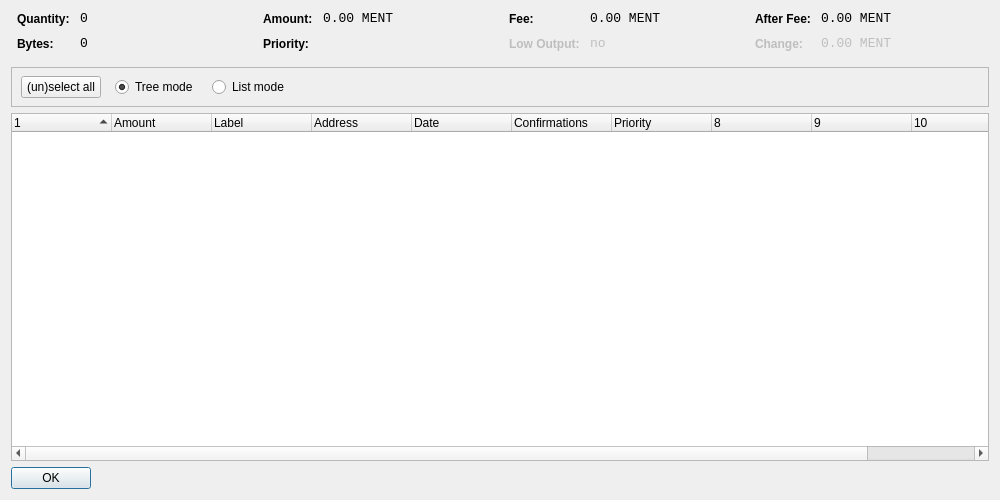
<?xml version="1.0" encoding="UTF-8"?>
<ui version="4.0">
 <class>CoinControlDialog</class>
 <widget class="QDialog" name="CoinControlDialog">
  <property name="geometry">
   <rect>
    <x>0</x>
    <y>0</y>
    <width>1000</width>
    <height>500</height>
   </rect>
  </property>
  <property name="windowTitle">
   <string>Coin Control</string>
  </property>
  <layout class="QVBoxLayout" name="verticalLayout">
   <item>
    <layout class="QHBoxLayout" name="horizontalLayoutTop" stretch="0,0,0,0">
     <property name="topMargin">
      <number>0</number>
     </property>
     <property name="bottomMargin">
      <number>10</number>
     </property>
     <item>
      <layout class="QFormLayout" name="formLayoutCoinControl1">
       <property name="horizontalSpacing">
        <number>10</number>
       </property>
       <property name="verticalSpacing">
        <number>10</number>
       </property>
       <property name="leftMargin">
        <number>6</number>
       </property>
       <property name="rightMargin">
        <number>6</number>
       </property>
       <item row="0" column="0">
        <widget class="QLabel" name="labelCoinControlQuantityText">
         <property name="styleSheet">
          <string notr="true">font-weight:bold;</string>
         </property>
         <property name="text">
          <string>Quantity:</string>
         </property>
        </widget>
       </item>
       <item row="0" column="1">
        <widget class="QLabel" name="labelCoinControlQuantity">
         <property name="font">
          <font>
           <family>Monospace</family>
           <pointsize>10</pointsize>
          </font>
         </property>
         <property name="cursor">
          <cursorShape>IBeamCursor</cursorShape>
         </property>
         <property name="contextMenuPolicy">
          <enum>Qt::ActionsContextMenu</enum>
         </property>
         <property name="text">
          <string notr="true">0</string>
         </property>
         <property name="textInteractionFlags">
          <set>Qt::LinksAccessibleByMouse|Qt::TextSelectableByKeyboard|Qt::TextSelectableByMouse</set>
         </property>
        </widget>
       </item>
       <item row="1" column="0">
        <widget class="QLabel" name="labelCoinControlBytesText">
         <property name="styleSheet">
          <string notr="true">font-weight:bold;</string>
         </property>
         <property name="text">
          <string>Bytes:</string>
         </property>
        </widget>
       </item>
       <item row="1" column="1">
        <widget class="QLabel" name="labelCoinControlBytes">
         <property name="font">
          <font>
           <family>Monospace</family>
           <pointsize>10</pointsize>
          </font>
         </property>
         <property name="cursor">
          <cursorShape>IBeamCursor</cursorShape>
         </property>
         <property name="contextMenuPolicy">
          <enum>Qt::ActionsContextMenu</enum>
         </property>
         <property name="text">
          <string notr="true">0</string>
         </property>
         <property name="textInteractionFlags">
          <set>Qt::LinksAccessibleByMouse|Qt::TextSelectableByKeyboard|Qt::TextSelectableByMouse</set>
         </property>
        </widget>
       </item>
      </layout>
     </item>
     <item>
      <layout class="QFormLayout" name="formLayoutCoinControl2">
       <property name="horizontalSpacing">
        <number>10</number>
       </property>
       <property name="verticalSpacing">
        <number>10</number>
       </property>
       <property name="leftMargin">
        <number>6</number>
       </property>
       <property name="rightMargin">
        <number>6</number>
       </property>
       <item row="0" column="0">
        <widget class="QLabel" name="labelCoinControlAmountText">
         <property name="styleSheet">
          <string notr="true">font-weight:bold;</string>
         </property>
         <property name="text">
          <string>Amount:</string>
         </property>
        </widget>
       </item>
       <item row="0" column="1">
        <widget class="QLabel" name="labelCoinControlAmount">
         <property name="font">
          <font>
           <family>Monospace</family>
           <pointsize>10</pointsize>
          </font>
         </property>
         <property name="cursor">
          <cursorShape>IBeamCursor</cursorShape>
         </property>
         <property name="contextMenuPolicy">
          <enum>Qt::ActionsContextMenu</enum>
         </property>
         <property name="text">
          <string notr="true">0.00 MENT</string>
         </property>
         <property name="textInteractionFlags">
          <set>Qt::LinksAccessibleByMouse|Qt::TextSelectableByKeyboard|Qt::TextSelectableByMouse</set>
         </property>
        </widget>
       </item>
       <item row="1" column="0">
        <widget class="QLabel" name="labelCoinControlPriorityText">
         <property name="styleSheet">
          <string notr="true">font-weight:bold;</string>
         </property>
         <property name="text">
          <string>Priority:</string>
         </property>
        </widget>
       </item>
       <item row="1" column="1">
        <widget class="QLabel" name="labelCoinControlPriority">
         <property name="font">
          <font>
           <family>Monospace</family>
           <pointsize>10</pointsize>
          </font>
         </property>
         <property name="cursor">
          <cursorShape>IBeamCursor</cursorShape>
         </property>
         <property name="contextMenuPolicy">
          <enum>Qt::ActionsContextMenu</enum>
         </property>
         <property name="text">
          <string/>
         </property>
         <property name="textInteractionFlags">
          <set>Qt::LinksAccessibleByMouse|Qt::TextSelectableByKeyboard|Qt::TextSelectableByMouse</set>
         </property>
        </widget>
       </item>
      </layout>
     </item>
     <item>
      <layout class="QFormLayout" name="formLayoutCoinControl3">
       <property name="horizontalSpacing">
        <number>10</number>
       </property>
       <property name="verticalSpacing">
        <number>10</number>
       </property>
       <property name="leftMargin">
        <number>6</number>
       </property>
       <property name="rightMargin">
        <number>6</number>
       </property>
       <item row="0" column="0">
        <widget class="QLabel" name="labelCoinControlFeeText">
         <property name="styleSheet">
          <string notr="true">font-weight:bold;</string>
         </property>
         <property name="text">
          <string>Fee:</string>
         </property>
        </widget>
       </item>
       <item row="0" column="1">
        <widget class="QLabel" name="labelCoinControlFee">
         <property name="font">
          <font>
           <family>Monospace</family>
           <pointsize>10</pointsize>
          </font>
         </property>
         <property name="cursor">
          <cursorShape>IBeamCursor</cursorShape>
         </property>
         <property name="contextMenuPolicy">
          <enum>Qt::ActionsContextMenu</enum>
         </property>
         <property name="text">
          <string notr="true">0.00 MENT</string>
         </property>
         <property name="textInteractionFlags">
          <set>Qt::LinksAccessibleByMouse|Qt::TextSelectableByKeyboard|Qt::TextSelectableByMouse</set>
         </property>
        </widget>
       </item>
       <item row="1" column="0">
        <widget class="QLabel" name="labelCoinControlLowOutputText">
         <property name="enabled">
          <bool>false</bool>
         </property>
         <property name="styleSheet">
          <string notr="true">font-weight:bold;</string>
         </property>
         <property name="text">
          <string>Low Output:</string>
         </property>
        </widget>
       </item>
       <item row="1" column="1">
        <widget class="QLabel" name="labelCoinControlLowOutput">
         <property name="enabled">
          <bool>false</bool>
         </property>
         <property name="font">
          <font>
           <family>Monospace</family>
           <pointsize>10</pointsize>
          </font>
         </property>
         <property name="cursor">
          <cursorShape>IBeamCursor</cursorShape>
         </property>
         <property name="contextMenuPolicy">
          <enum>Qt::ActionsContextMenu</enum>
         </property>
         <property name="text">
          <string notr="true">no</string>
         </property>
         <property name="textInteractionFlags">
          <set>Qt::LinksAccessibleByMouse|Qt::TextSelectableByKeyboard|Qt::TextSelectableByMouse</set>
         </property>
        </widget>
       </item>
      </layout>
     </item>
     <item>
      <layout class="QFormLayout" name="formLayoutCoinControl4">
       <property name="horizontalSpacing">
        <number>10</number>
       </property>
       <property name="verticalSpacing">
        <number>10</number>
       </property>
       <property name="leftMargin">
        <number>6</number>
       </property>
       <property name="rightMargin">
        <number>6</number>
       </property>
       <item row="0" column="0">
        <widget class="QLabel" name="labelCoinControlAfterFeeText">
         <property name="styleSheet">
          <string notr="true">font-weight:bold;</string>
         </property>
         <property name="text">
          <string>After Fee:</string>
         </property>
        </widget>
       </item>
       <item row="0" column="1">
        <widget class="QLabel" name="labelCoinControlAfterFee">
         <property name="font">
          <font>
           <family>Monospace</family>
           <pointsize>10</pointsize>
          </font>
         </property>
         <property name="cursor">
          <cursorShape>IBeamCursor</cursorShape>
         </property>
         <property name="contextMenuPolicy">
          <enum>Qt::ActionsContextMenu</enum>
         </property>
         <property name="text">
          <string notr="true">0.00 MENT</string>
         </property>
         <property name="textInteractionFlags">
          <set>Qt::LinksAccessibleByMouse|Qt::TextSelectableByKeyboard|Qt::TextSelectableByMouse</set>
         </property>
        </widget>
       </item>
       <item row="1" column="0">
        <widget class="QLabel" name="labelCoinControlChangeText">
         <property name="enabled">
          <bool>false</bool>
         </property>
         <property name="styleSheet">
          <string notr="true">font-weight:bold;</string>
         </property>
         <property name="text">
          <string>Change:</string>
         </property>
        </widget>
       </item>
       <item row="1" column="1">
        <widget class="QLabel" name="labelCoinControlChange">
         <property name="enabled">
          <bool>false</bool>
         </property>
         <property name="font">
          <font>
           <family>Monospace</family>
           <pointsize>10</pointsize>
          </font>
         </property>
         <property name="cursor">
          <cursorShape>IBeamCursor</cursorShape>
         </property>
         <property name="contextMenuPolicy">
          <enum>Qt::ActionsContextMenu</enum>
         </property>
         <property name="text">
          <string notr="true">0.00 MENT</string>
         </property>
         <property name="textInteractionFlags">
          <set>Qt::LinksAccessibleByMouse|Qt::TextSelectableByKeyboard|Qt::TextSelectableByMouse</set>
         </property>
        </widget>
       </item>
      </layout>
     </item>
    </layout>
   </item>
   <item>
    <widget class="QFrame" name="frame">
     <property name="minimumSize">
      <size>
       <width>0</width>
       <height>40</height>
      </size>
     </property>
     <property name="frameShape">
      <enum>QFrame::StyledPanel</enum>
     </property>
     <property name="frameShadow">
      <enum>QFrame::Sunken</enum>
     </property>
     <widget class="QWidget" name="horizontalLayoutWidget">
      <property name="geometry">
       <rect>
        <x>10</x>
        <y>0</y>
        <width>781</width>
        <height>41</height>
       </rect>
      </property>
      <layout class="QHBoxLayout" name="horizontalLayoutPanel" stretch="0,0,0,0,0">
       <property name="spacing">
        <number>14</number>
       </property>
       <item>
        <widget class="QPushButton" name="pushButtonSelectAll">
         <property name="sizePolicy">
          <sizepolicy hsizetype="Maximum" vsizetype="Fixed">
           <horstretch>0</horstretch>
           <verstretch>0</verstretch>
          </sizepolicy>
         </property>
         <property name="text">
          <string>(un)select all</string>
         </property>
        </widget>
       </item>
       <item>
        <widget class="QRadioButton" name="radioTreeMode">
         <property name="sizePolicy">
          <sizepolicy hsizetype="Maximum" vsizetype="Fixed">
           <horstretch>0</horstretch>
           <verstretch>0</verstretch>
          </sizepolicy>
         </property>
         <property name="text">
          <string>Tree mode</string>
         </property>
         <property name="checked">
          <bool>true</bool>
         </property>
        </widget>
       </item>
       <item>
        <widget class="QRadioButton" name="radioListMode">
         <property name="sizePolicy">
          <sizepolicy hsizetype="Maximum" vsizetype="Fixed">
           <horstretch>0</horstretch>
           <verstretch>0</verstretch>
          </sizepolicy>
         </property>
         <property name="text">
          <string>List mode</string>
         </property>
        </widget>
       </item>
       <item>
        <spacer name="horizontalSpacer">
         <property name="orientation">
          <enum>Qt::Horizontal</enum>
         </property>
         <property name="sizeHint" stdset="0">
          <size>
           <width>40</width>
           <height>20</height>
          </size>
         </property>
        </spacer>
       </item>
      </layout>
     </widget>
    </widget>
   </item>
   <item>
    <widget class="CoinControlTreeWidget" name="treeWidget">
     <property name="contextMenuPolicy">
      <enum>Qt::CustomContextMenu</enum>
     </property>
     <property name="sortingEnabled">
      <bool>false</bool>
     </property>
     <property name="columnCount">
      <number>11</number>
     </property>
     <attribute name="headerShowSortIndicator" stdset="0">
      <bool>true</bool>
     </attribute>
     <attribute name="headerStretchLastSection">
      <bool>false</bool>
     </attribute>
     <column>
      <property name="text">
       <string/>
      </property>
     </column>
     <column>
      <property name="text">
       <string>Amount</string>
      </property>
     </column>
     <column>
      <property name="text">
       <string>Label</string>
      </property>
     </column>
     <column>
      <property name="text">
       <string>Address</string>
      </property>
     </column>
     <column>
      <property name="text">
       <string>Date</string>
      </property>
     </column>
     <column>
      <property name="text">
       <string>Confirmations</string>
      </property>
      <property name="toolTip">
       <string>Confirmed</string>
      </property>
     </column>
     <column>
      <property name="text">
       <string>Priority</string>
      </property>
     </column>
     <column>
      <property name="text">
       <string/>
      </property>
     </column>
     <column>
      <property name="text">
       <string/>
      </property>
     </column>
     <column>
      <property name="text">
       <string/>
      </property>
     </column>
     <column>
      <property name="text">
       <string/>
      </property>
     </column>
    </widget>
   </item>
   <item>
    <widget class="QDialogButtonBox" name="buttonBox">
     <property name="sizePolicy">
      <sizepolicy hsizetype="Maximum" vsizetype="Fixed">
       <horstretch>0</horstretch>
       <verstretch>0</verstretch>
      </sizepolicy>
     </property>
     <property name="orientation">
      <enum>Qt::Horizontal</enum>
     </property>
     <property name="standardButtons">
      <set>QDialogButtonBox::Ok</set>
     </property>
    </widget>
   </item>
  </layout>
 </widget>
 <customwidgets>
  <customwidget>
   <class>CoinControlTreeWidget</class>
   <extends>QTreeWidget</extends>
   <header>coincontroltreewidget.h</header>
  </customwidget>
 </customwidgets>
 <resources/>
 <connections/>
</ui>
